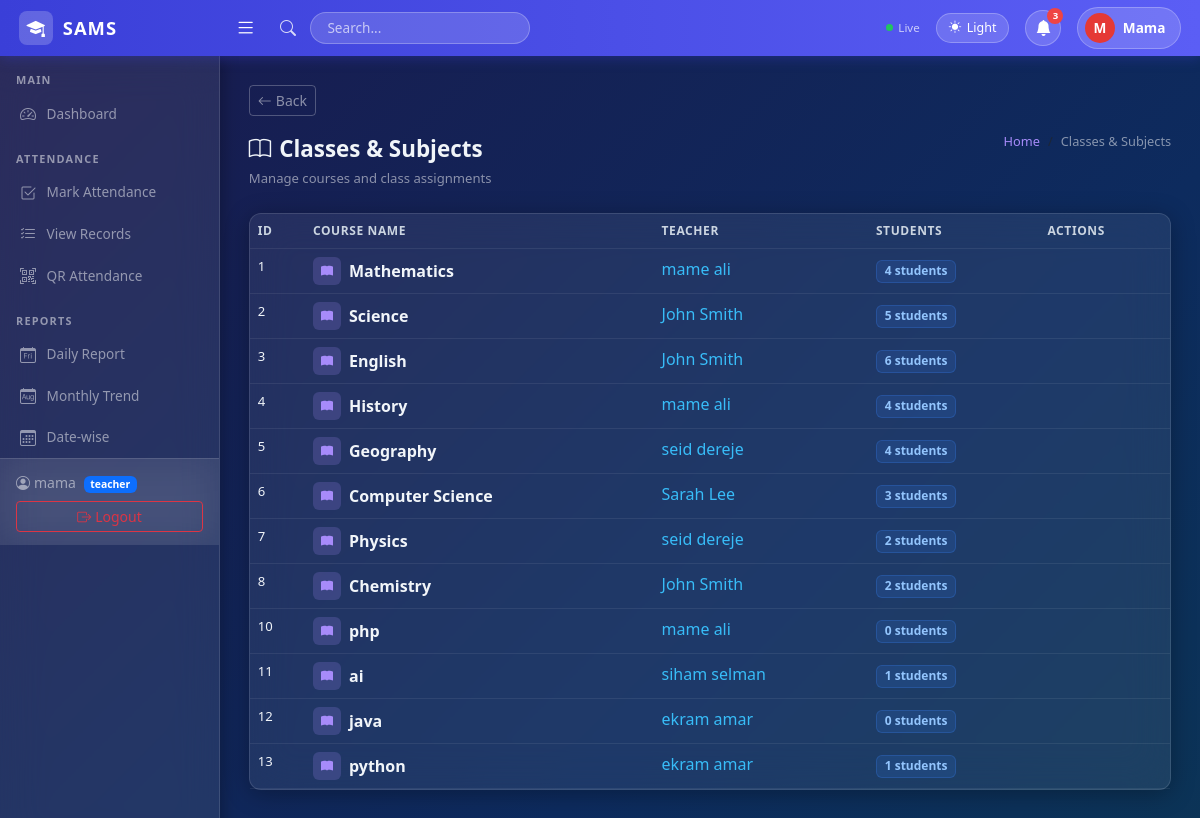
The page /courses/ (signed in) on the database its author committed.
### core/models.py (models this page shows, shortened)
class Profile(models.Model):
    ROLE_CHOICES = [('admin', 'Admin'), ('teacher', 'Teacher'), ('student', 'Student')]
    user = models.OneToOneField(User, on_delete=models.CASCADE)
    role = models.CharField(max_length=10, choices=ROLE_CHOICES, default='teacher')

class Course(models.Model):
    course_name = models.CharField(max_length=100)
    teacher = models.ForeignKey(User, on_delete=models.SET_NULL, null=True, blank=True,
                                 limit_choices_to={'profile__role': 'teacher'})

### core/views.py (the view)
    def wrapper(request, *args, **kwargs):
        if not request.user.is_authenticated:
            return redirect('login')
        if get_role(request.user) == 'student':
            return redirect('student_dashboard')
        return view_func(request, *args, **kwargs)

### core/views.py (called while the page is built)
def get_role(user):
    try:
        return user.profile.role
    except Exception:
        return None

def no_student(view_func):
    def wrapper(request, *args, **kwargs):
        if not request.user.is_authenticated:
            return redirect('login')
        if get_role(request.user) == 'student':
            return redirect('student_dashboard')
        return view_func(request, *args, **kwargs)
    return wrapper

@login_required
@no_student
def course_list(request):
    courses = Course.objects.annotate(student_count=Count('student')).select_related('teacher')
    return render(request, 'courses/list.html', {'courses': courses})

### templates/courses/list.html (shortened to what this page needs)
{% extends 'base.html' %}
{% block content %}
<div class="page-header">
  <div>
    <div class="page-title"><i class="bi bi-book me-2"></i>Classes & Subjects</div>
    <small style="color:var(--text-muted); font-size:.82rem;">Manage courses and class assignments</small>
  </div>
  <nav aria-label="breadcrumb">
    <ol class="breadcrumb mb-0">
      <li class="breadcrumb-item"><a href="{% url 'home' %}">Home</a></li>
      <li class="breadcrumb-item active">Classes & Subjects</li>
    </ol>
  </nav>
</div>
<div class="card">
  <div class="table-responsive">
    <table class="table table-hover mb-0">
      <thead>
        <tr>
          <th>ID</th>
          <th>Course Name</th>
          <th>Teacher</th>
          <th>Students</th>
          <th>Actions</th>
        </tr>
      </thead>
      <tbody>
        {% for c in courses %}
        <tr>
          <td style="color:var(--text-muted); font-size:.82rem;">{{ c.id }}</td>
          <td>
            <div class="d-flex align-items-center gap-2">
              <div style="width:28px;height:28px;border-radius:6px;background:rgba(167,139,250,0.2);display:flex;align-items:center;justify-content:center;color:#a78bfa;">
                <i class="bi bi-book-fill" style="font-size:.75rem;"></i>
              </div>
              <span style="color:var(--text-primary); font-weight:600;">{{ c.course_name }}</span>
            </div>
          </td>
          <td>
            {% if c.teacher %}
              <span style="color:#38bdf8;">{{ c.teacher.get_full_name|default:c.teacher.username }}</span>
            {% else %}
              <span style="color:var(--text-muted);">—</span>
            {% endif %}
          </td>
          <td>
            <span class="badge" style="background:rgba(59,130,246,0.15); color:#93c5fd; border:1px solid rgba(59,130,246,0.25);">
              {{ c.student_count }} students
            </span>
          </td>
          <td>
          </td>
        </tr>
        {% empty %}
        <tr><td colspan="5" class="text-center py-5" style="color:var(--text-muted);">
          <i class="bi bi-book" style="font-size:2rem; display:block; margin-bottom:.5rem;"></i>
          No courses found.
        </td></tr>
        {% endfor %}
      </tbody>
    </table>
  </div>
</div>
{% endblock %}

### templates/base.html (shortened to what this page needs)
<!DOCTYPE html>
<html lang="en" id="htmlRoot">
<head>
  <link href="https://cdn.jsdelivr.net/npm/bootstrap@5.3.0/dist/css/bootstrap.min.css" rel="stylesheet">
  <link href="https://cdn.jsdelivr.net/npm/bootstrap-icons@1.10.5/font/bootstrap-icons.css" rel="stylesheet">
</head>
<body>
{% if user.is_authenticated %}
<nav class="top-navbar">
  <a href="{% url 'home' %}" class="brand">
    <div class="brand-icon"><i class="bi bi-mortarboard-fill text-white"></i></div>
    SAMS
  </a>
  <button class="hamburger ms-2" id="sidebarToggle"><i class="bi bi-list"></i></button>
  <div class="d-flex align-items-center ms-3 gap-2 flex-grow-1">
    <i class="bi bi-search search-icon"></i>
    <input type="text" class="search-box d-none d-md-block" placeholder="Search...">
  </div>
  <div class="d-flex align-items-center gap-3 ms-auto">
    <div class="sync-indicator d-none d-md-flex">
      <div class="sync-dot"></div>Live
    </div>
    <button class="theme-btn" onclick="toggleTheme()" id="themeBtn">
      <i class="bi bi-moon-fill" id="themeIcon"></i>
      <span id="themeLabel" class="d-none d-md-inline">Dark</span>
    </button>
    <div style="position:relative;">
      <button class="notif-btn" id="notifBtn" onclick="toggleNotif()">
        <i class="bi bi-bell-fill"></i>
        <span class="notif-badge" id="notifBadge">3</span>
      </button>
    </div>
    <a href="{% url 'logout' %}" class="user-pill">
      <div class="user-avatar">{{ user.username|first|upper }}</div>
      <span class="d-none d-md-inline">{{ user.username|capfirst }}</span>
    </a>
  </div>
</nav>
<div class="sidebar" id="sidebar">
  <div class="section-label">Main</div>
  <a href="{% url 'home' %}" class="nav-link {% if request.resolver_match.url_name == 'home' %}active{% endif %}">
    <i class="bi bi-speedometer2"></i> Dashboard
  </a>
  {% if user.profile.role == 'student' %}
  <div class="section-label">My Account</div>
  <a href="{% url 'student_dashboard' %}" class="nav-link {% if request.resolver_match.url_name == 'student_dashboard' %}active{% endif %}">
    <i class="bi bi-speedometer2"></i> Dashboard
  </a>
  <div class="section-label">My Attendance</div>
  <a href="{% url 'student_attendance' %}" class="nav-link {% if request.resolver_match.url_name == 'student_attendance' %}active{% endif %}">
    <i class="bi bi-list-check"></i> Attendance Records
  </a>
  <a href="{% url 'student_reports' %}" class="nav-link {% if request.resolver_match.url_name == 'student_reports' %}active{% endif %}">
    <i class="bi bi-bar-chart-fill"></i> My Reports
  </a>
  <a href="{% url 'student_profile' %}" class="nav-link {% if request.resolver_match.url_name == 'student_profile' %}active{% endif %}">
    <i class="bi bi-person-circle"></i> My Profile
  </a>
  {% else %}
  <div class="section-label">Attendance</div>
  <a href="{% url 'attendance_mark' %}" class="nav-link {% if request.resolver_match.url_name == 'attendance_mark' %}active{% endif %}">
    <i class="bi bi-check2-square"></i> Mark Attendance
  </a>
  <a href="{% url 'attendance_list' %}" class="nav-link {% if request.resolver_match.url_name == 'attendance_list' %}active{% endif %}">
    <i class="bi bi-list-check"></i> View Records
  </a>
  <a href="{% url 'qr_generate' %}" class="nav-link {% if request.resolver_match.url_name == 'qr_generate' or request.resolver_match.url_name == 'qr_session_detail' %}active{% endif %}">
    <i class="bi bi-qr-code-scan"></i> QR Attendance
  </a>
  <div class="section-label">Reports</div>
  <a href="{% url 'report_daily' %}" class="nav-link {% if request.resolver_match.url_name == 'report_daily' %}active{% endif %}">
    <i class="bi bi-calendar-day"></i> Daily Report
  </a>
  <a href="{% url 'report_monthly' %}" class="nav-link {% if request.resolver_match.url_name == 'report_monthly' %}active{% endif %}">
    <i class="bi bi-calendar-month"></i> Monthly Trend
  </a>
  <a href="{% url 'report_datewise' %}" class="nav-link {% if request.resolver_match.url_name == 'report_datewise' %}active{% endif %}">
    <i class="bi bi-calendar3"></i> Date-wise
  </a>
  {% endif %}
  <div class="sidebar-footer">
    <small class="d-block" style="color:var(--text-muted);">
      <i class="bi bi-person-circle me-1"></i>{{ user.username }}
      <span class="badge bg-primary ms-1" style="font-size:.65rem;">
        {% if user.is_superuser %}admin{% else %}{{ user.profile.role }}{% endif %}
      </span>
    </small>
    <a href="{% url 'logout' %}" class="btn btn-sm btn-outline-danger w-100 mt-2">
      <i class="bi bi-box-arrow-right me-1"></i>Logout
    </a>
  </div>
</div>
<div class="page-wrapper" id="pageWrapper">
  {% if request.resolver_match.url_name != 'home' and request.resolver_match.url_name != 'student_dashboard' %}
  <div class="mb-3">
    <button onclick="history.back()" class="btn btn-sm" style="border:1px solid rgba(255,255,255,0.25); color:var(--text-muted); background:transparent; transition:all .2s;"
      onmouseover="this.style.background='rgba(255,255,255,0.1)'; this.style.color='var(--text-primary)'"
      onmouseout="this.style.background='transparent'; this.style.color='var(--text-muted)'">
      <i class="bi bi-arrow-left me-1"></i>Back
    </button>
  </div>
  {% endif %}
  {% block content %}{% endblock %}
</div>
{% endif %}
</body>
</html>

### rows shown on the page
Course: id "1", course_name "Mathematics", teacher.get_full_name "mame ali", student_count "4"
Course: id "2", course_name "Science", teacher.get_full_name "John Smith", student_count "5"
Course: id "3", course_name "English", teacher.get_full_name "John Smith", student_count "6"
Course: id "4", course_name "History", teacher.get_full_name "mame ali", student_count "4"
Course: id "5", course_name "Geography", teacher.get_full_name "seid dereje", student_count "4"
Course: id "6", course_name "Computer Science", teacher.get_full_name "Sarah Lee", student_count "3"
Course: id "7", course_name "Physics", teacher.get_full_name "seid dereje", student_count "2"
Course: id "8", course_name "Chemistry", teacher.get_full_name "John Smith", student_count "2"
Course: id "10", course_name "php", teacher.get_full_name "mame ali", student_count "0"
Course: id "11", course_name "ai", teacher.get_full_name "siham selman", student_count "1"
Course: id "12", course_name "java", teacher.get_full_name "ekram amar", student_count "0"
Course: id "13", course_name "python", teacher.get_full_name "ekram amar", student_count "1"

### other values the page prints
{{ user.username|first|upper }} "M"
{{ user.username|capfirst }} "Mama"
{{ user.username }} "mama"
{{ user.profile.role }} "teacher"
